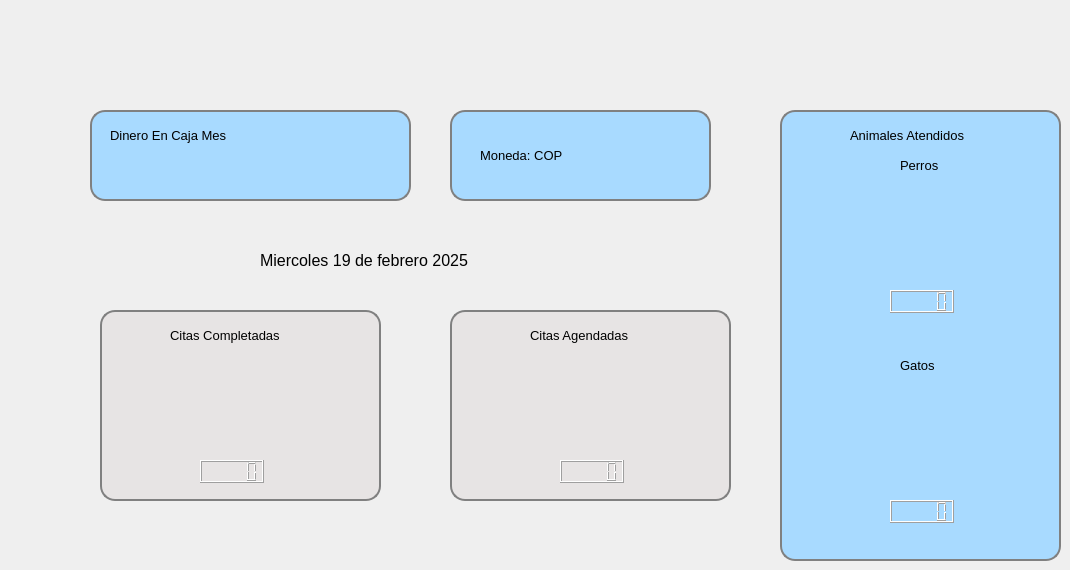
   <widget class="QWidget" name="pageGeneral">
    <widget class="QWidget" name="widgetDinero" native="true">
     <property name="geometry">
      <rect>
       <x>90</x>
       <y>110</y>
       <width>321</width>
       <height>91</height>
      </rect>
     </property>
     <property name="styleSheet">
      <string notr="true">QWidget#widgetDinero {
background-color: #a8daff; /* Azul claro */
border-radius: 15px; /* Borde redondeado */
border: 2px solid #808080; /* Borde gris */
background-position: right center; /* Coloca la imagen en el lado derecho */
background-repeat: no-repeat; /* No repite la imagen */
padding-right: 40px; /* Espacio adicional para evitar que el contenido se superponga con la imagen */

}


</string>
     </property>
     <widget class="QLineEdit" name="lineEditDineroCaja">
      <property name="geometry">
       <rect>
        <x>30</x>
        <y>50</y>
        <width>131</width>
        <height>31</height>
       </rect>
      </property>
      <property name="styleSheet">
       <string notr="true">background-color: #a8daff; /* Azul claro */
border: 2px solid #a8daff; /* Borde gris */</string>
      </property>
     </widget>
     <widget class="QLabel" name="label_3">
      <property name="geometry">
       <rect>
        <x>20</x>
        <y>10</y>
        <width>161</width>
        <height>31</height>
       </rect>
      </property>
      <property name="font">
       <font>
        <pointsize>10</pointsize>
       </font>
      </property>
      <property name="layoutDirection">
       <enum>Qt::LeftToRight</enum>
      </property>
      <property name="styleSheet">
       <string notr="true">background-color: #a8daff; /* Azul claro */</string>
      </property>
      <property name="text">
       <string>Dinero En Caja Mes </string>
      </property>
     </widget>
     <widget class="QLabel" name="label_4">
      <property name="geometry">
       <rect>
        <x>190</x>
        <y>40</y>
        <width>111</width>
        <height>41</height>
       </rect>
      </property>
      <property name="font">
       <font>
        <pointsize>10</pointsize>
       </font>
      </property>
      <property name="layoutDirection">
       <enum>Qt::LeftToRight</enum>
      </property>
      <property name="styleSheet">
       <string notr="true">background-color: #a8daff; /* Azul claro */
image: url(:/images/images/dinero.png);</string>
      </property>
      <property name="text">
       <string/>
      </property>
     </widget>
     <widget class="QLineEdit" name="lineEditMesDineroEnCaja">
      <property name="geometry">
       <rect>
        <x>180</x>
        <y>10</y>
        <width>121</width>
        <height>31</height>
       </rect>
      </property>
      <property name="styleSheet">
       <string notr="true">background-color: #a8daff; /* Azul claro */
border: 2px solid #a8daff; /* Borde gris */</string>
      </property>
     </widget>
    </widget>
    <widget class="QWidget" name="widgetCitasCompletadas" native="true">
     <property name="geometry">
      <rect>
       <x>100</x>
       <y>310</y>
       <width>281</width>
       <height>191</height>
      </rect>
     </property>
     <property name="styleSheet">
      <string notr="true">QWidget#widgetCitasCompletadas {
background-color: #e7e4e4; /* Azul claro */
border-radius: 15px; /* Borde redondeado */
border: 2px solid #808080; /* Borde gris */
background-position: right center; /* Coloca la imagen en el lado derecho */
background-repeat: no-repeat; /* No repite la imagen */
padding-right: 40px; /* Espacio adicional para evitar que el contenido se superponga con la imagen */

}


</string>
     </property>
     <widget class="QLabel" name="label_13">
      <property name="geometry">
       <rect>
        <x>70</x>
        <y>10</y>
        <width>141</width>
        <height>31</height>
       </rect>
      </property>
      <property name="font">
       <font>
        <pointsize>10</pointsize>
       </font>
      </property>
      <property name="layoutDirection">
       <enum>Qt::LeftToRight</enum>
      </property>
      <property name="styleSheet">
       <string notr="true">background-color: #e7e4e4; /* Azul claro */</string>
      </property>
      <property name="text">
       <string>Citas Completadas</string>
      </property>
     </widget>
     <widget class="QLabel" name="label_14">
      <property name="geometry">
       <rect>
        <x>60</x>
        <y>50</y>
        <width>151</width>
        <height>91</height>
       </rect>
      </property>
      <property name="font">
       <font>
        <pointsize>10</pointsize>
       </font>
      </property>
      <property name="layoutDirection">
       <enum>Qt::LeftToRight</enum>
      </property>
      <property name="styleSheet">
       <string notr="true">background-color: #e7e4e4; /* Azul claro */
image: url(:/images/images/completada.png);</string>
      </property>
      <property name="text">
       <string/>
      </property>
     </widget>
     <widget class="QLCDNumber" name="lcdNumberCitasCompletadas">
      <property name="geometry">
       <rect>
        <x>100</x>
        <y>150</y>
        <width>64</width>
        <height>23</height>
       </rect>
      </property>
     </widget>
    </widget>
    <widget class="QWidget" name="widgetCitasAgendadas" native="true">
     <property name="geometry">
      <rect>
       <x>450</x>
       <y>310</y>
       <width>281</width>
       <height>191</height>
      </rect>
     </property>
     <property name="styleSheet">
      <string notr="true">QWidget#widgetCitasAgendadas {
background-color: #e7e4e4; /* Azul claro */
border-radius: 15px; /* Borde redondeado */
border: 2px solid #808080; /* Borde gris */
background-position: right center; /* Coloca la imagen en el lado derecho */
background-repeat: no-repeat; /* No repite la imagen */
padding-right: 40px; /* Espacio adicional para evitar que el contenido se superponga con la imagen */

}


</string>
     </property>
     <widget class="QLabel" name="label_15">
      <property name="geometry">
       <rect>
        <x>80</x>
        <y>10</y>
        <width>131</width>
        <height>31</height>
       </rect>
      </property>
      <property name="font">
       <font>
        <pointsize>10</pointsize>
       </font>
      </property>
      <property name="layoutDirection">
       <enum>Qt::LeftToRight</enum>
      </property>
      <property name="styleSheet">
       <string notr="true">background-color: #e7e4e4; /* Azul claro */</string>
      </property>
      <property name="text">
       <string>Citas Agendadas</string>
      </property>
     </widget>
     <widget class="QLabel" name="label_16">
      <property name="geometry">
       <rect>
        <x>60</x>
        <y>50</y>
        <width>161</width>
        <height>101</height>
       </rect>
      </property>
      <property name="font">
       <font>
        <pointsize>10</pointsize>
       </font>
      </property>
      <property name="layoutDirection">
       <enum>Qt::LeftToRight</enum>
      </property>
      <property name="styleSheet">
       <string notr="true">background-color: #e7e4e4; /* Azul claro */
image: url(:/images/images/reloj.png);</string>
      </property>
      <property name="text">
       <string/>
      </property>
     </widget>
     <widget class="QLCDNumber" name="lcdNumberCitasAgendadas">
      <property name="geometry">
       <rect>
        <x>110</x>
        <y>150</y>
        <width>64</width>
        <height>23</height>
       </rect>
      </property>
     </widget>
    </widget>
    <widget class="QWidget" name="widgetAnimales" native="true">
     <property name="geometry">
      <rect>
       <x>780</x>
       <y>110</y>
       <width>281</width>
       <height>451</height>
      </rect>
     </property>
     <property name="styleSheet">
      <string notr="true">QWidget#widgetAnimales {
background-color: #a8daff; /* Azul claro */
border-radius: 15px; /* Borde redondeado */
border: 2px solid #808080; /* Borde gris */
background-position: right center; /* Coloca la imagen en el lado derecho */
background-repeat: no-repeat; /* No repite la imagen */
padding-right: 40px; /* Espacio adicional para evitar que el contenido se superponga con la imagen */

}


</string>
     </property>
     <widget class="QLabel" name="label_17">
      <property name="geometry">
       <rect>
        <x>70</x>
        <y>10</y>
        <width>151</width>
        <height>31</height>
       </rect>
      </property>
      <property name="font">
       <font>
        <pointsize>10</pointsize>
       </font>
      </property>
      <property name="layoutDirection">
       <enum>Qt::LeftToRight</enum>
      </property>
      <property name="styleSheet">
       <string notr="true">background-color: #a8daff; /* Azul claro */</string>
      </property>
      <property name="text">
       <string>Animales Atendidos</string>
      </property>
     </widget>
     <widget class="QLabel" name="label_18">
      <property name="geometry">
       <rect>
        <x>60</x>
        <y>70</y>
        <width>161</width>
        <height>101</height>
       </rect>
      </property>
      <property name="font">
       <font>
        <pointsize>10</pointsize>
       </font>
      </property>
      <property name="layoutDirection">
       <enum>Qt::LeftToRight</enum>
      </property>
      <property name="styleSheet">
       <string notr="true">background-color: #a8daff; /* Azul claro */
image: url(:/images/images/perro.png);</string>
      </property>
      <property name="text">
       <string/>
      </property>
     </widget>
     <widget class="QLCDNumber" name="lcdNumberPerros">
      <property name="geometry">
       <rect>
        <x>110</x>
        <y>180</y>
        <width>64</width>
        <height>23</height>
       </rect>
      </property>
     </widget>
     <widget class="QLCDNumber" name="lcdNumberGatos">
      <property name="geometry">
       <rect>
        <x>110</x>
        <y>390</y>
        <width>64</width>
        <height>23</height>
       </rect>
      </property>
     </widget>
     <widget class="QLabel" name="label_19">
      <property name="geometry">
       <rect>
        <x>60</x>
        <y>280</y>
        <width>161</width>
        <height>101</height>
       </rect>
      </property>
      <property name="font">
       <font>
        <pointsize>10</pointsize>
       </font>
      </property>
      <property name="layoutDirection">
       <enum>Qt::LeftToRight</enum>
      </property>
      <property name="styleSheet">
       <string notr="true">background-color: #a8daff; /* Azul claro */
image: url(:/images/images/gato.png);</string>
      </property>
      <property name="text">
       <string/>
      </property>
     </widget>
     <widget class="QLabel" name="label_22">
      <property name="geometry">
       <rect>
        <x>120</x>
        <y>40</y>
        <width>71</width>
        <height>31</height>
       </rect>
      </property>
      <property name="font">
       <font>
        <pointsize>10</pointsize>
       </font>
      </property>
      <property name="layoutDirection">
       <enum>Qt::LeftToRight</enum>
      </property>
      <property name="styleSheet">
       <string notr="true">background-color: #a8daff; /* Azul claro */</string>
      </property>
      <property name="text">
       <string>Perros</string>
      </property>
     </widget>
     <widget class="QLabel" name="label_23">
      <property name="geometry">
       <rect>
        <x>120</x>
        <y>240</y>
        <width>71</width>
        <height>31</height>
       </rect>
      </property>
      <property name="font">
       <font>
        <pointsize>10</pointsize>
       </font>
      </property>
      <property name="layoutDirection">
       <enum>Qt::LeftToRight</enum>
      </property>
      <property name="styleSheet">
       <string notr="true">background-color: #a8daff; /* Azul claro */</string>
      </property>
      <property name="text">
       <string>Gatos</string>
      </property>
     </widget>
    </widget>
    <widget class="QWidget" name="widgetMoneda" native="true">
     <property name="geometry">
      <rect>
       <x>450</x>
       <y>110</y>
       <width>261</width>
       <height>91</height>
      </rect>
     </property>
     <property name="styleSheet">
      <string notr="true">QWidget#widgetMoneda {
background-color: #a8daff; /* Azul claro */
border-radius: 15px; /* Borde redondeado */
border: 2px solid #808080; /* Borde gris */
background-position: right center; /* Coloca la imagen en el lado derecho */
background-repeat: no-repeat; /* No repite la imagen */
padding-right: 40px; /* Espacio adicional para evitar que el contenido se superponga con la imagen */

}


</string>
     </property>
     <widget class="QLabel" name="label_20">
      <property name="geometry">
       <rect>
        <x>30</x>
        <y>30</y>
        <width>121</width>
        <height>31</height>
       </rect>
      </property>
      <property name="font">
       <font>
        <pointsize>10</pointsize>
       </font>
      </property>
      <property name="layoutDirection">
       <enum>Qt::LeftToRight</enum>
      </property>
      <property name="styleSheet">
       <string notr="true">background-color: #a8daff; /* Azul claro */</string>
      </property>
      <property name="text">
       <string>Moneda: COP</string>
      </property>
     </widget>
     <widget class="QLabel" name="label_21">
      <property name="geometry">
       <rect>
        <x>140</x>
        <y>20</y>
        <width>111</width>
        <height>61</height>
       </rect>
      </property>
      <property name="font">
       <font>
        <pointsize>10</pointsize>
       </font>
      </property>
      <property name="layoutDirection">
       <enum>Qt::LeftToRight</enum>
      </property>
      <property name="styleSheet">
       <string notr="true">background-color: #a8daff; /* Azul claro */
image: url(:images/images/pesos.png);</string>
      </property>
      <property name="text">
       <string/>
      </property>
     </widget>
    </widget>
    <widget class="QLabel" name="labelFecha">
     <property name="geometry">
      <rect>
       <x>260</x>
       <y>240</y>
       <width>291</width>
       <height>41</height>
      </rect>
     </property>
     <property name="font">
      <font>
       <pointsize>12</pointsize>
      </font>
     </property>
     <property name="text">
      <string>Miercoles 19 de febrero 2025</string>
     </property>
    </widget>
   </widget>
